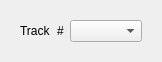
<?xml version="1.0" encoding="UTF-8"?>
<ui version="4.0">
 <class>MusicSelectorWidget</class>
 <widget class="QWidget" name="MusicSelectorWidget">
  <property name="geometry">
   <rect>
    <x>0</x>
    <y>0</y>
    <width>144</width>
    <height>39</height>
   </rect>
  </property>
  <property name="sizePolicy">
   <sizepolicy hsizetype="Preferred" vsizetype="Maximum">
    <horstretch>0</horstretch>
    <verstretch>0</verstretch>
   </sizepolicy>
  </property>
  <property name="windowTitle">
   <string>Form</string>
  </property>
  <layout class="QHBoxLayout" name="horizontalLayout_2">
   <item>
    <widget class="QWidget" name="widget" native="true">
     <property name="sizePolicy">
      <sizepolicy hsizetype="Preferred" vsizetype="Maximum">
       <horstretch>0</horstretch>
       <verstretch>0</verstretch>
      </sizepolicy>
     </property>
     <layout class="QHBoxLayout" name="horizontalLayout">
      <item>
       <widget class="QLabel" name="label">
        <property name="sizePolicy">
         <sizepolicy hsizetype="Maximum" vsizetype="Preferred">
          <horstretch>0</horstretch>
          <verstretch>0</verstretch>
         </sizepolicy>
        </property>
        <property name="text">
         <string>Track</string>
        </property>
       </widget>
      </item>
      <item>
       <widget class="QLabel" name="numberLabel">
        <property name="sizePolicy">
         <sizepolicy hsizetype="Maximum" vsizetype="Preferred">
          <horstretch>0</horstretch>
          <verstretch>0</verstretch>
         </sizepolicy>
        </property>
        <property name="text">
         <string>#</string>
        </property>
       </widget>
      </item>
      <item>
       <widget class="QComboBox" name="trackComboBox"/>
      </item>
     </layout>
    </widget>
   </item>
  </layout>
 </widget>
 <resources/>
 <connections/>
</ui>
